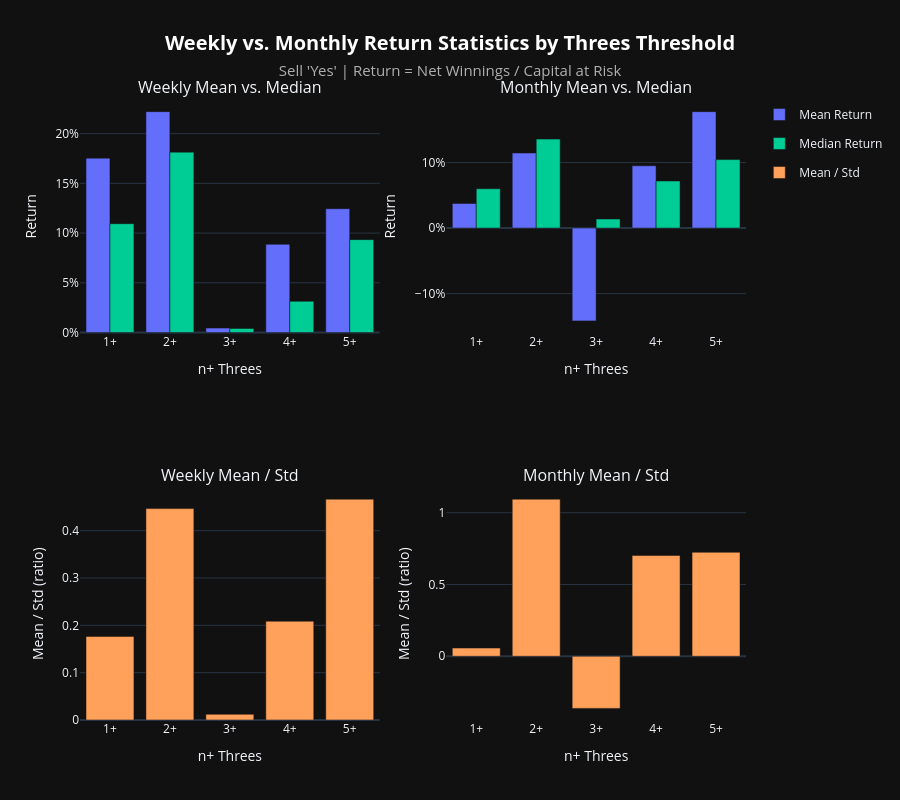

Notebook code cell kept with this figure:
### Code cell
# Simulation Statistics: Sell Yes, by Threes Threshold

stats_rows = []
for n, data in n_threes_map.items():
    for period, stats in [
        ('weekly', data['weekly_simulation_stats']),
        ('monthly', data['monthly_simulation_stats']),
    ]:
        stats_rows.append({
            'n_threes': f"{n}+",
            'period': period,
            'mean': stats['mean'],
            'median': stats['median'],
            'std': stats['std'],
            'mean_std_ratio': stats['mean'] / stats['std'] if stats['std'] else None,
            'count': stats['count'],
        })

stats_df = pd.DataFrame(stats_rows).sort_values('n_threes')

fig = make_subplots(
    rows=2, cols=2,
    subplot_titles=(
        'Weekly Mean vs. Median',
        'Monthly Mean vs. Median',
        'Weekly Mean / Std',
        'Monthly Mean / Std',
    ),
)

# --- Top row: mean vs. median returns, weekly (col 1) and monthly (col 2) ---
for col, period in zip([1, 2], ['weekly', 'monthly']):
    sub = stats_df[stats_df['period'] == period]

    fig.add_trace(
        go.Bar(
            x=sub['n_threes'],
            y=sub['mean'],
            name='Mean Return',
            marker_color='#636efa',
            customdata=sub['count'],
            hovertemplate='Mean: %{y:.2%}<br>n periods: %{customdata}<extra></extra>',
            legendgroup='mean_return',
            showlegend=(col == 1),
        ),
        row=1, col=col
    )

    fig.add_trace(
        go.Bar(
            x=sub['n_threes'],
            y=sub['median'],
            name='Median Return',
            marker_color='#00cc96',
            customdata=sub['count'],
            hovertemplate='Median: %{y:.2%}<br>n periods: %{customdata}<extra></extra>',
            legendgroup='median_return',
            showlegend=(col == 1),
        ),
        row=1, col=col
    )

# --- Bottom row: mean/std ratio, weekly (col 1) and monthly (col 2) ---
for col, period in zip([1, 2], ['weekly', 'monthly']):
    sub = stats_df[stats_df['period'] == period]

    fig.add_trace(
        go.Bar(
            x=sub['n_threes'],
            y=sub['mean_std_ratio'],
            name='Mean / Std',
            marker_color='#ffa15a',
            customdata=sub['count'],
            hovertemplate='Mean/Std: %{y:.2f}<br>n periods: %{customdata}<extra></extra>',
            legendgroup='mean_std',
            showlegend=(col == 1),
        ),
        row=2, col=col
    )

fig.update_layout(
    template='plotly_dark',
    barmode='group',
    height=800,
    title={
        'text': (
            "<b>Weekly vs. Monthly Return Statistics by Threes Threshold</b><br>"
            "<span style='font-size: 15px; color: #b0b0b0;'>Sell 'Yes' | Return = Net Winnings / Capital at Risk</span>"
        ),
        'font': {'size': 20, 'color': '#ffffff'},
        'x': 0.5,
        'xanchor': 'center'
    },
    paper_bgcolor='#111111',
    plot_bgcolor='#111111',
    legend_title_text=''
)

fig.update_xaxes(title_text='n+ Threes', row=1, col=1)
fig.update_xaxes(title_text='n+ Threes', row=1, col=2)
fig.update_xaxes(title_text='n+ Threes', row=2, col=1)
fig.update_xaxes(title_text='n+ Threes', row=2, col=2)

fig.update_yaxes(title_text='Return', tickformat='.0%', row=1, col=1)
fig.update_yaxes(title_text='Return', tickformat='.0%', row=1, col=2)
fig.update_yaxes(title_text='Mean / Std (ratio)', row=2, col=1)
fig.update_yaxes(title_text='Mean / Std (ratio)', row=2, col=2)

fig.show()

### Figure 1 — Plotly figure (JSON) as saved in the notebook; plotly's stock layout.template omitted (floating-point values rounded to 4 significant figures)
{"data": [{"customdata": [19, 26, 24, 27, 21], "hovertemplate": "Mean: %{y:.2%}<br>n periods: %{customdata}<extra></extra>", "legendgroup": "mean_return", "marker": {"color": "#636efa"}, "name": "Mean Return", "showlegend": true, "type": "bar", "x": ["1+", "2+", "3+", "4+", "5+"], "xaxis": "x", "y": [0.1754, 0.2221, 0.004467, 0.0887, 0.1245], "yaxis": "y"}, {"customdata": [19, 26, 24, 27, 21], "hovertemplate": "Median: %{y:.2%}<br>n periods: %{customdata}<extra></extra>", "legendgroup": "median_return", "marker": {"color": "#00cc96"}, "name": "Median Return", "showlegend": true, "type": "bar", "x": ["1+", "2+", "3+", "4+", "5+"], "xaxis": "x", "y": [0.1094, 0.1814, 0.004144, 0.0314, 0.0934], "yaxis": "y"}, {"customdata": [6, 7, 7, 7, 7], "hovertemplate": "Mean: %{y:.2%}<br>n periods: %{customdata}<extra></extra>", "legendgroup": "mean_return", "marker": {"color": "#636efa"}, "name": "Mean Return", "showlegend": false, "type": "bar", "x": ["1+", "2+", "3+", "4+", "5+"], "xaxis": "x2", "y": [0.03754, 0.1146, -0.1417, 0.09505, 0.1777], "yaxis": "y2"}, {"customdata": [6, 7, 7, 7, 7], "hovertemplate": "Median: %{y:.2%}<br>n periods: %{customdata}<extra></extra>", "legendgroup": "median_return", "marker": {"color": "#00cc96"}, "name": "Median Return", "showlegend": false, "type": "bar", "x": ["1+", "2+", "3+", "4+", "5+"], "xaxis": "x2", "y": [0.06002, 0.1358, 0.01386, 0.07189, 0.1045], "yaxis": "y2"}, {"customdata": [19, 26, 24, 27, 21], "hovertemplate": "Mean/Std: %{y:.2f}<br>n periods: %{customdata}<extra></extra>", "legendgroup": "mean_std", "marker": {"color": "#ffa15a"}, "name": "Mean / Std", "showlegend": true, "type": "bar", "x": ["1+", "2+", "3+", "4+", "5+"], "xaxis": "x3", "y": [0.1766, 0.4465, 0.01204, 0.2087, 0.4666], "yaxis": "y3"}, {"customdata": [6, 7, 7, 7, 7], "hovertemplate": "Mean/Std: %{y:.2f}<br>n periods: %{customdata}<extra></extra>", "legendgroup": "mean_std", "marker": {"color": "#ffa15a"}, "name": "Mean / Std", "showlegend": false, "type": "bar", "x": ["1+", "2+", "3+", "4+", "5+"], "xaxis": "x4", "y": [0.05696, 1.095, -0.3632, 0.7023, 0.7244], "yaxis": "y4"}], "layout": {"annotations": [{"font": {"size": 16}, "showarrow": false, "text": "Weekly Mean vs. Median", "x": 0.225, "xanchor": "center", "xref": "paper", "y": 1, "yanchor": "bottom", "yref": "paper"}, {"font": {"size": 16}, "showarrow": false, "text": "Monthly Mean vs. Median", "x": 0.775, "xanchor": "center", "xref": "paper", "y": 1, "yanchor": "bottom", "yref": "paper"}, {"font": {"size": 16}, "showarrow": false, "text": "Weekly Mean / Std", "x": 0.225, "xanchor": "center", "xref": "paper", "y": 0.375, "yanchor": "bottom", "yref": "paper"}, {"font": {"size": 16}, "showarrow": false, "text": "Monthly Mean / Std", "x": 0.775, "xanchor": "center", "xref": "paper", "y": 0.375, "yanchor": "bottom", "yref": "paper"}], "barmode": "group", "height": 800, "legend": {"title": {"text": ""}}, "paper_bgcolor": "#111111", "plot_bgcolor": "#111111", "title": {"font": {"color": "#ffffff", "size": 20}, "text": "<b>Weekly vs. Monthly Return Statistics by Threes Threshold</b><br><span style='font-size: 15px; color: #b0b0b0;'>Sell 'Yes' | Return = Net Winnings / Capital at Risk</span>", "x": 0.5, "xanchor": "center"}, "xaxis": {"anchor": "y", "domain": [0, 0.45], "title": {"text": "n+ Threes"}}, "xaxis2": {"anchor": "y2", "domain": [0.55, 1], "title": {"text": "n+ Threes"}}, "xaxis3": {"anchor": "y3", "domain": [0, 0.45], "title": {"text": "n+ Threes"}}, "xaxis4": {"anchor": "y4", "domain": [0.55, 1], "title": {"text": "n+ Threes"}}, "yaxis": {"anchor": "x", "domain": [0.625, 1], "tickformat": ".0%", "title": {"text": "Return"}}, "yaxis2": {"anchor": "x2", "domain": [0.625, 1], "tickformat": ".0%", "title": {"text": "Return"}}, "yaxis3": {"anchor": "x3", "domain": [0, 0.375], "title": {"text": "Mean / Std (ratio)"}}, "yaxis4": {"anchor": "x4", "domain": [0, 0.375], "title": {"text": "Mean / Std (ratio)"}}}}
